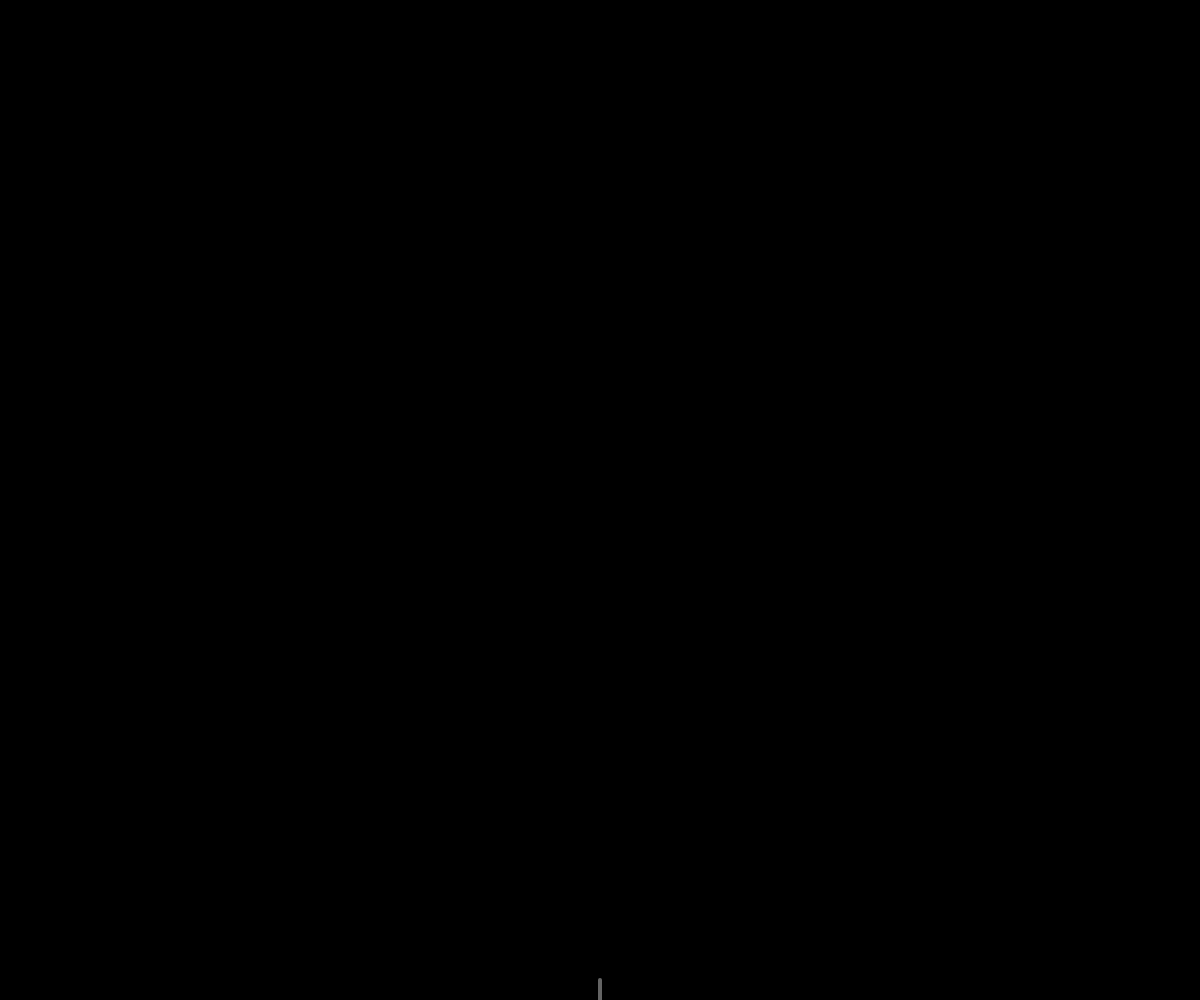
Frame 1 (no input)
Frame 60 (no input): identical to frame 1, image omitted
Frame 120 (the mouse pressed at the canvas centre since frame 60): identical to frame 1, image omitted

The p5.js sketch that drew this single still picture (run headless with seeded random() and noise() and a simulated clock; from frame 60 on, the mouse is pressed at the canvas centre):

// p5.js sketch
// ── sketch.js
// Sujet: objets et tableaux...
//
var balls = [], needUpdateBallsArray;
var fire, nbBalls, maxBalls;
var gunx, gunvx, reload;
//***************************************************
function setup() {
  createCanvas(windowWidth, windowHeight);
  nbBalls = 0;
  maxBalls = 50;
  needUpdateBalls = false;
  gunx = windowWidth / 2;
  gunvx = 0;
  fire = false;
  reload = 0;
}
//***************************************************
function draw() {
  background(0);

  for (var i = 0; i < nbBalls; i++) {
    balls[i].drawBall();
  }

  if (fire && reload === 0) {
    balls[nbBalls] = new Ball();
    nbBalls++;
    reload = 15;
  }

  drawGun();

  if (reload > 0){reload--;}
  fire = keyIsDown(32);
  
  if(needUpdateBallsArray){updateBallsArray()}
  
  //console.log(nbBalls);
}
//***************************************************
function drawGun() {
  stroke(100);
  strokeWeight(4);
  line(gunx, windowHeight, gunx, windowHeight - 20);
  gunx += gunvx;
  gunvx *= 1.02;

  if (gunx < 0 && gunvx < 0) {
    gunx = 0;
    gunvx = 0;
  } else if (gunx > windowWidth && gunvx > 0) {
    gunx = windowWidth;
    gunvx = 0;
  }
}
//***************************************************
function Ball() {
  this.posx = gunx;
  this.posy = windowHeight - 20;
  this.couleur = color(255, 255, 255);
  this.vy = -10;
  this.taille = 4;
  this.life = windowHeight / 10;
  this.maxlife = this.life;

  this.drawBall = function() {
    if (this.life > 0) {
      strokeWeight(2);
      noFill();
      stroke(this.couleur);
      line(this.posx, this.posy, this.posx, this.posy - 2);
      this.update();
    }
  }
  this.update = function() {
    if (this.posy < 0) {
      this.life = 0;
      needUpdateBallsArray = true;
    }
    this.posy += this.vy;
    this.life--;
    this.couleur = color(255, 255 * this.life / this.maxlife, 255 * this.life / this.maxlife);
  }
}
//***************************************************
function updateBallsArray(){
  for (var i = 1; i < nbBalls; i++) {
    balls[i-1] = balls[i];
  }
  nbBalls--;
  needUpdateBallsArray = false;
}
//***************************************************
function keyPressed() {
  switch (keyCode) {
    case 37:
      gunvx = -1;
      break;
    case 39:
      gunvx = 1;
      break
    default:
      break;
  }
}
//***************************************************
function keyReleased() {
  gunvx = 0;
  fire = false;
}
//***************************************************
function windowResized() {
  resizeCanvas(windowWidth, windowHeight);
}
//***************************************************
